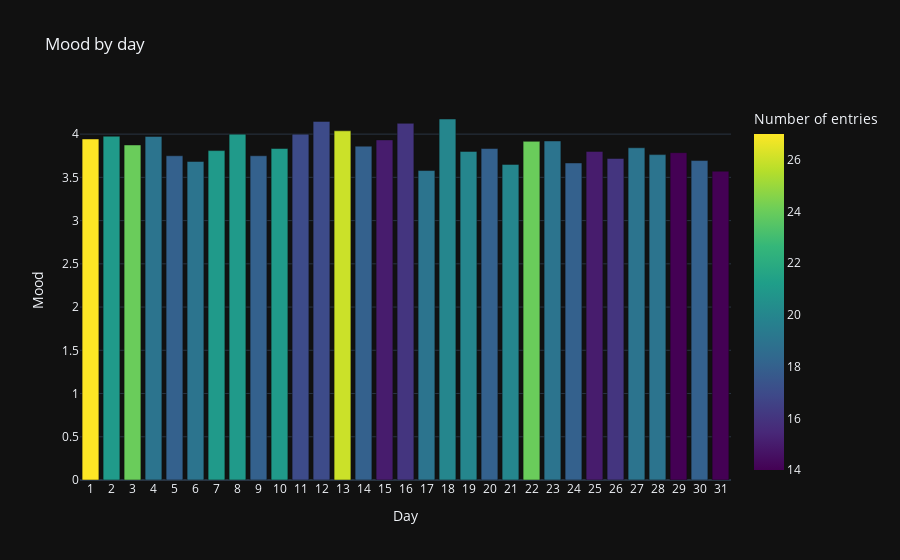

Source (notebook cell):
### Code cell
df.by_time_bar_plot('day')

### Figure 1 — Plotly figure (JSON) as saved in the notebook; plotly's stock layout.template omitted (floating-point values rounded to 4 significant figures)
{"data": [{"alignmentgroup": "True", "hovertemplate": "Day=%{x}<br>Mood=%{y}<br>Number of entries=%{marker.color}<extra></extra>", "legendgroup": "", "marker": {"color": [18, 19, 24, 20, 18, 20, 20, 19, 16, 15, 18, 26, 17, 17, 21, 18, 21, 21, 19, 18, 19, 24, 21, 27, 14, 18, 14, 19, 19, 16, 15], "coloraxis": "coloraxis", "pattern": {"shape": ""}}, "name": "", "offsetgroup": "", "orientation": "v", "showlegend": false, "textposition": "auto", "type": "bar", "x": [24, 23, 22, 21, 20, 19, 18, 17, 16, 15, 14, 13, 12, 11, 10, 9, 8, 7, 6, 5, 4, 3, 2, 1, 31, 30, 29, 28, 27, 26, 25], "xaxis": "x", "y": [3.667, 3.921, 3.917, 3.65, 3.833, 3.8, 4.175, 3.579, 4.125, 3.933, 3.861, 4.038, 4.147, 4, 3.833, 3.75, 4, 3.81, 3.684, 3.75, 3.974, 3.875, 3.976, 3.944, 3.571, 3.694, 3.786, 3.763, 3.842, 3.719, 3.8], "yaxis": "y"}], "layout": {"barmode": "relative", "coloraxis": {"colorbar": {"title": {"text": "Number of entries"}}, "colorscale": [[0, "#440154"], [0.1111, "#482878"], [0.2222, "#3e4989"], [0.3333, "#31688e"], [0.4444, "#26828e"], [0.5556, "#1f9e89"], [0.6667, "#35b779"], [0.7778, "#6ece58"], [0.8889, "#b5de2b"], [1, "#fde725"]]}, "legend": {"tracegroupgap": 0}, "title": {"text": "Mood by day"}, "xaxis": {"anchor": "y", "domain": [0, 1], "dtick": 1, "title": {"text": "Day"}}, "yaxis": {"anchor": "x", "domain": [0, 1], "title": {"text": "Mood"}}}}
